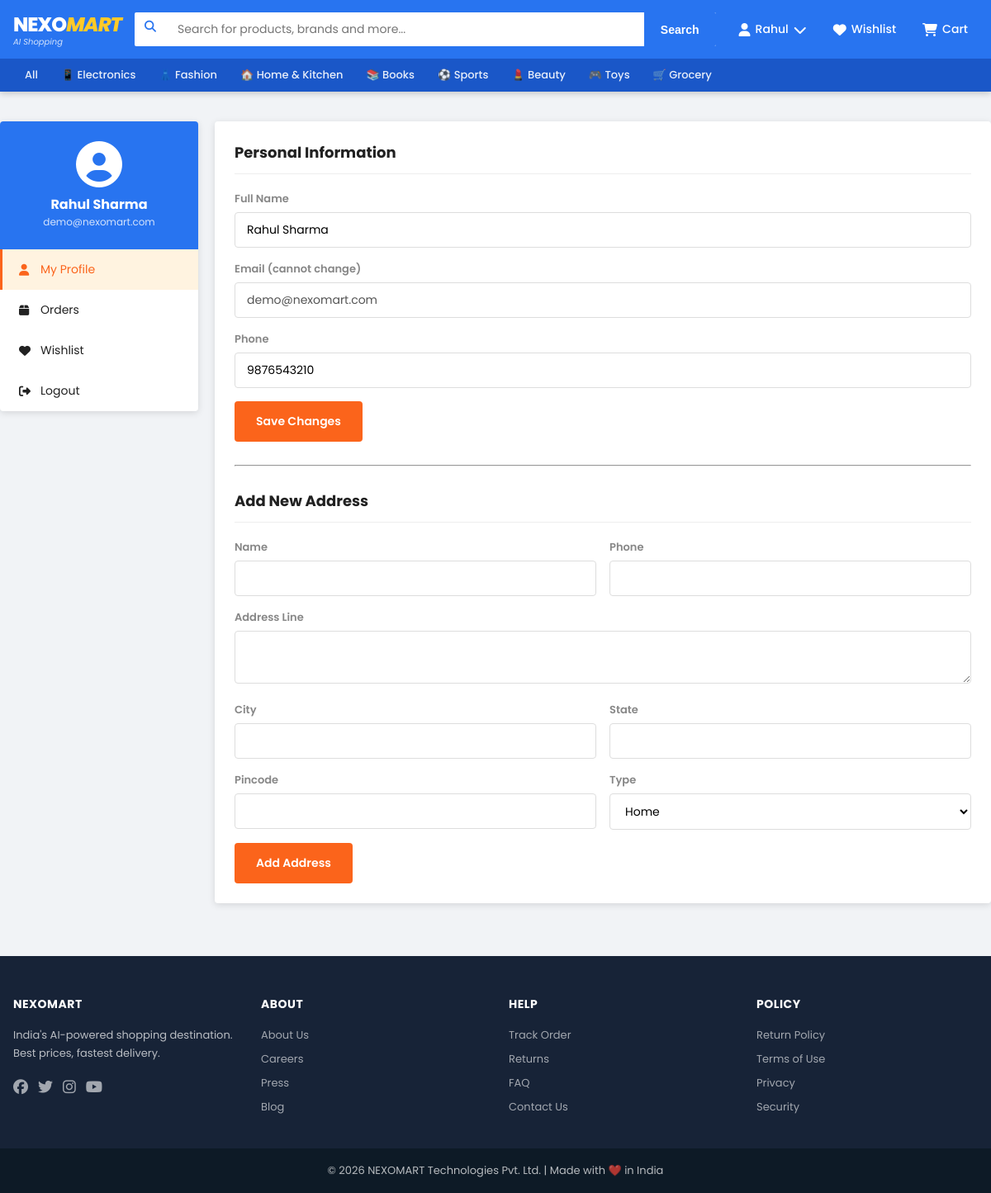
The app's page /profile (signed in) with its own data.
### database.py (models this page shows, shortened)
class Category(db.Model):
    id = db.Column(db.Integer, primary_key=True)
    name = db.Column(db.String(100), nullable=False)
    slug = db.Column(db.String(100), unique=True)
    icon = db.Column(db.String(50), default='🛍️')
    products = db.relationship('Product', backref='category', lazy=True)

class User(db.Model):
    id = db.Column(db.Integer, primary_key=True)
    name = db.Column(db.String(100), nullable=False)
    email = db.Column(db.String(120), unique=True, nullable=False)
    phone = db.Column(db.String(15))
    password_hash = db.Column(db.String(255), nullable=False)
    role = db.Column(
        db.String(20),
        nullable=False,
        default='customer'
    )  # customer, admin
    is_active = db.Column(
        db.Boolean,
        default=True
    )
    wishlist = db.Column(db.Text, default='')
    created_at = db.Column(
        db.DateTime,
        default=datetime.utcnow
    )
    orders = db.relationship('Order', backref='user', lazy=True)
    cart_items = db.relationship('CartItem', backref='user', lazy=True)
    reviews = db.relationship('Review', backref='user', lazy=True)
    addresses = db.relationship('Address', backref='user', lazy=True)

### app.py (the view)
@app.route('/profile', methods=['GET','POST'])
def profile():
    if 'user_id' not in session:
        return redirect(url_for('login'))
    user = User.query.get(session['user_id'])
    if request.method == 'POST':
        user.name = request.form['name']
        user.phone = request.form['phone']
        db.session.commit()
        session['user_name'] = user.name
        flash('Profile updated!', 'success')
    return render_template('profile.html', user=user)

### app.py (called while the page is built)
@app.context_processor
def inject_globals():
    cart_count = 0
    if 'user_id' in session:
        cart_count = CartItem.query.filter_by(user_id=session['user_id']).count()
    categories = Category.query.all()
    return dict(cart_count=cart_count, all_categories=categories,
                current_year=datetime.now().year)

### templates/profile.html (shortened to what this page needs)
{% extends 'base.html' %}
{% block content %}
<div class="container profile-page">
    <div class="profile-layout">
        <aside class="profile-sidebar">
            <div class="profile-avatar">
                <i class="fa fa-user-circle fa-4x"></i>
                <h3>{{ user.name }}</h3>
                <p>{{ user.email }}</p>
            </div>
            <nav class="profile-nav">
                <a href="{{ url_for('profile') }}" class="active"><i class="fa fa-user"></i> My Profile</a>
                <a href="{{ url_for('orders') }}"><i class="fa fa-box"></i> Orders</a>
                <a href="{{ url_for('wishlist') }}"><i class="fa fa-heart"></i> Wishlist</a>
                <a href="{{ url_for('logout') }}"><i class="fa fa-sign-out-alt"></i> Logout</a>
            </nav>
        </aside>
        <div class="profile-main">
            <h2>Personal Information</h2>
            <form method="POST" class="profile-form">
                <div class="form-group">
                    <label>Full Name</label>
                    <input type="text" name="name" value="{{ user.name }}" required>
                </div>
                <div class="form-group">
                    <label>Email (cannot change)</label>
                    <input type="email" value="{{ user.email }}" disabled>
                </div>
                <div class="form-group">
                    <label>Phone</label>
                    <input type="text" name="phone" value="{{ user.phone or '' }}">
                </div>
                <button type="submit" class="btn btn-primary">Save Changes</button>
            </form>
            <hr>
            <h2>Add New Address</h2>
            <form method="POST" action="{{ url_for('add_address') }}" class="profile-form">
                <div class="form-grid">
                    <div class="form-group">
                        <label>Name</label>
                        <input type="text" name="name" required>
                    </div>
                    <div class="form-group">
                        <label>Phone</label>
                        <input type="text" name="phone" required>
                    </div>
                    <div class="form-group full">
                        <label>Address Line</label>
                        <textarea name="address_line" rows="2" required></textarea>
                    </div>
                    <div class="form-group">
                        <label>City</label>
                        <input type="text" name="city" required>
                    </div>
                    <div class="form-group">
                        <label>State</label>
                        <input type="text" name="state" required>
                    </div>
                    <div class="form-group">
                        <label>Pincode</label>
                        <input type="text" name="pincode" required>
                    </div>
                    <div class="form-group">
                        <label>Type</label>
                        <select name="address_type">
                            <option>Home</option>
                        </select>
                    </div>
                </div>
                <button type="submit" class="btn btn-primary">Add Address</button>
            </form>
        </div>
    </div>
</div>
{% endblock %}

### templates/base.html (shortened to what this page needs)
<!DOCTYPE html>
<html lang="en">
<head>
    <link rel="stylesheet" href="https://cdnjs.cloudflare.com/ajax/libs/font-awesome/6.5.0/css/all.min.css">
    <link rel="stylesheet" href="{{ url_for('static', filename='css/style.css') }}">
</head>
<body>
<header class="header">
    <div class="header-top">
        <div class="container header-inner">
            <a href="{{ url_for('index') }}" class="logo">
                <span class="logo-text">NEXO<span class="logo-accent">MART</span></span>
                <span class="logo-tagline">AI Shopping</span>
            </a>
            <div class="search-wrapper">
                <form action="{{ url_for('products') }}" method="GET" class="search-form">
                    <div class="search-box">
                        <i class="fa fa-search search-icon"></i>
                        <input type="text" name="q" id="searchInput" placeholder="Search for products, brands and more..."
                               value="{{ request.args.get('q','') }}" autocomplete="off">
                        <button type="submit" class="search-btn">Search</button>
                    </div>
                </form>
            </div>
            <nav class="nav-actions">
                {% if session.user_id %}
                <div class="nav-item dropdown">
                    <a href="{{ url_for('profile') }}" class="nav-link">
                        <i class="fa fa-user"></i>
                        <span>{{ session.user_name.split()[0] }}</span>
                        <i class="fa fa-chevron-down tiny"></i>
                    </a>
                </div>
                {% else %}
                <a href="{{ url_for('login') }}" class="nav-link">
                    <i class="fa fa-user"></i> <span>Login</span>
                </a>
                {% endif %}
                <a href="{{ url_for('wishlist') }}" class="nav-link">
                    <i class="fa fa-heart"></i> <span>Wishlist</span>
                </a>
                <a href="{{ url_for('cart') }}" class="nav-link cart-link">
                    <i class="fa fa-shopping-cart"></i>
                    <span>Cart</span>
                </a>
            </nav>
        </div>
    </div>
    <div class="category-bar">
        <div class="container category-list">
            <a href="{{ url_for('products') }}" class="cat-link">All</a>
            {% for cat in all_categories %}
            <a href="{{ url_for('products', category=cat.slug) }}" class="cat-link">
                {{ cat.icon }} {{ cat.name }}
            </a>
            {% endfor %}
        </div>
    </div>
</header>
<main class="main-content">
    {% block content %}{% endblock %}
</main>
<footer class="footer">
    <div class="container footer-grid">
        <div>
            <h4>NEXOMART</h4>
            <p>India's AI-powered shopping destination. Best prices, fastest delivery.</p>
            <div class="social-links">
                <a href="#"><i class="fab fa-facebook"></i></a>
                <a href="#"><i class="fab fa-twitter"></i></a>
                <a href="#"><i class="fab fa-instagram"></i></a>
                <a href="#"><i class="fab fa-youtube"></i></a>
            </div>
        </div>
        <div>
            <h4>About</h4>
            <ul>
                <li><a href="#">About Us</a></li>
                <li><a href="#">Careers</a></li>
                <li><a href="#">Press</a></li>
                <li><a href="#">Blog</a></li>
            </ul>
        </div>
        <div>
            <h4>Help</h4>
            <ul>
                <li><a href="{{ url_for('orders') }}">Track Order</a></li>
                <li><a href="#">Returns</a></li>
                <li><a href="#">FAQ</a></li>
                <li><a href="#">Contact Us</a></li>
            </ul>
        </div>
        <div>
            <h4>Policy</h4>
            <ul>
                <li><a href="#">Return Policy</a></li>
                <li><a href="#">Terms of Use</a></li>
                <li><a href="#">Privacy</a></li>
                <li><a href="#">Security</a></li>
            </ul>
        </div>
    </div>
    <div class="footer-bottom">
        <div class="container">
            <p>© {{ current_year }} NEXOMART Technologies Pvt. Ltd. | Made with ❤️ in India</p>
        </div>
    </div>
</footer>
</body>
</html>

### records on screen
Category: icon "📱", name "Electronics"
Category: icon "👗", name "Fashion"
Category: icon "🏠", name "Home & Kitchen"
Category: icon "📚", name "Books"
Category: icon "⚽", name "Sports"
Category: icon "💄", name "Beauty"
Category: icon "🎮", name "Toys"
Category: icon "🛒", name "Grocery"
User: name "Rahul Sharma", email "demo@nexomart.com", phone "9876543210"

### other values on screen
{{ session.user_name.split()[0] }} "Rahul"
